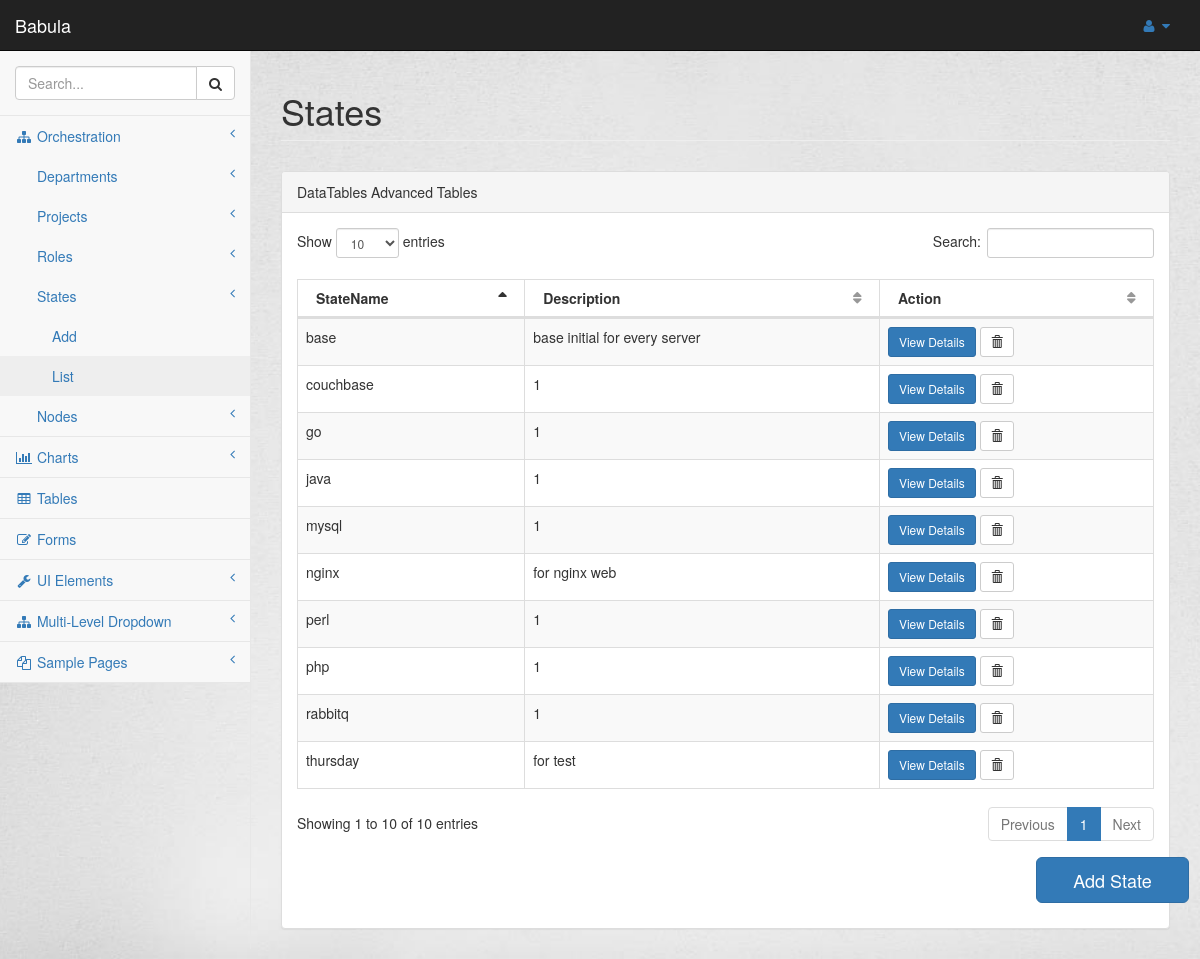
The app's page /orchestration/index/state/ with its own data.
### orchestration/models.py (models this page shows, shortened)
class State(models.Model):
    statename = models.CharField(max_length=100)
    owner = models.CharField(max_length=100)
    description = models.TextField(max_length=100)
    statefunction =  models.TextField()
    class Meta:
        ordering = ('id',)

### orchestration/views.py (the view)
class StateIndexView(generic.ListView):
    template_name = 'orchestration/stateindex.html'
    def get_queryset(self):
        return State.objects.all()

### orchestration/templates/orchestration/stateindex.html (shortened to what this page needs)
{% extends 'orchestration/base.html' %}
{% block body %}
<div id="page-wrapper" class="maincontent">
    <div class="row">
        <div class="col-lg-12">
            <h1 class="page-header">States</h1>
        </div>
    </div>
    <div class="row">
        <div class="col-lg-12">
            <div class="panel panel-default">
                <div class="panel-heading">
                    DataTables Advanced Tables
                </div>
                <div class="panel-body">
                    <table width="100%" class="table table-striped table-bordered table-hover" id="dataTables-example">
                        <thead>
                        <tr>
                            <th>StateName</th>
                            <th>Description</th>
                            <th>Action</th>
                        </tr>
                        </thead>
                        <tbody>
                        {% if object_list %}
                        {% for object in object_list %}
                        <tr class="odd gradeX">
                            <td>{{object.statename}}</td>
                            <td>{{object.description}}</td>
                            <td class="center"><a href="{% url 'orchestration:statedetail' object.id%}"
                                                  class="btn btn-primary btn-sm" role="button">View Details</a>
                                <form action="{%url 'orchestration:deletestate' object.id %}" method="post" style="display: inline;">
                                    <button type="submit" class="btn btn-default btn-sm">
                                        <span class="glyphicon glyphicon-trash"></span>
                                    </button>
                                </form>
                            </td>
                        </tr>
                        {% endfor %}
                        {% endif %}
                        </tbody>
                    </table>
                    <div class="row">
                        <div class="col-lg-2 col-lg-offset-10">
                            <a href="{% url 'orchestration:addstate'%}" class="btn btn-primary btn-lg" role="button">&nbsp&nbsp&nbsp&nbspAdd
                                State&nbsp&nbsp&nbsp&nbsp</a>
                        </div>
                    </div>
                </div>
            </div>
        </div>
    </div>
    {% endblock %}

### orchestration/static/orchestration/style.css (style rules this page uses)
body { background: url("images/4.jpg") no-repeat center center fixed; -webkit-background-size: cover; -moz-background-size: cover; -o-background-size: cover; background-size: cover; }
.maincontent { background: url("images/4.jpg") no-repeat center center fixed; -webkit-background-size: cover; -moz-background-size: cover; -o-background-size: cover; background-size: cover; }
.row { margin-bottom: 10px; }

### records on screen
State: statename "php", description "1"
State: statename "nginx", description "for nginx web"
State: statename "couchbase", description "1"
State: statename "mysql", description "1"
State: statename "go", description "1"
State: statename "rabbitq", description "1"
State: statename "java", description "1"
State: statename "perl", description "1"
State: statename "base", description "base initial for every server"
State: statename "thursday", description "for test"
